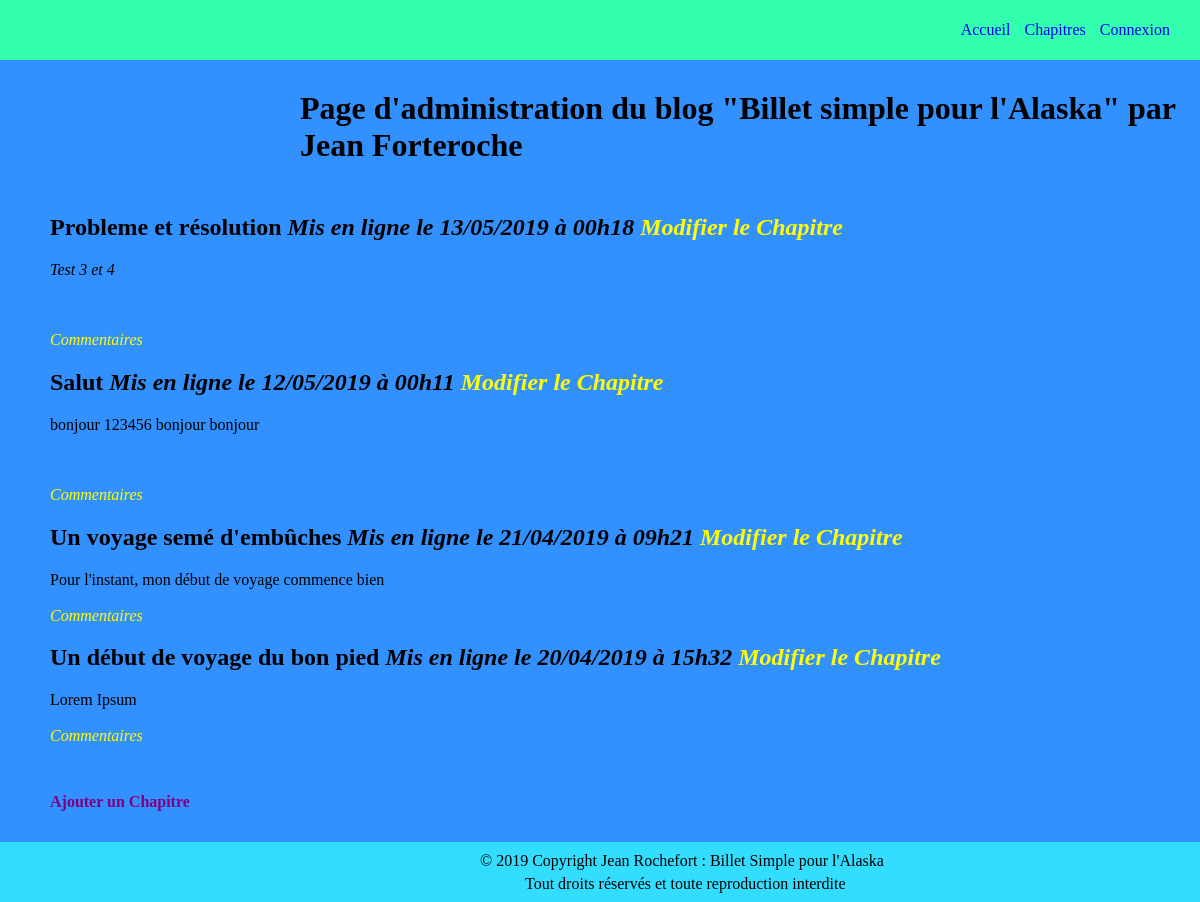
Before: / with the older database file.
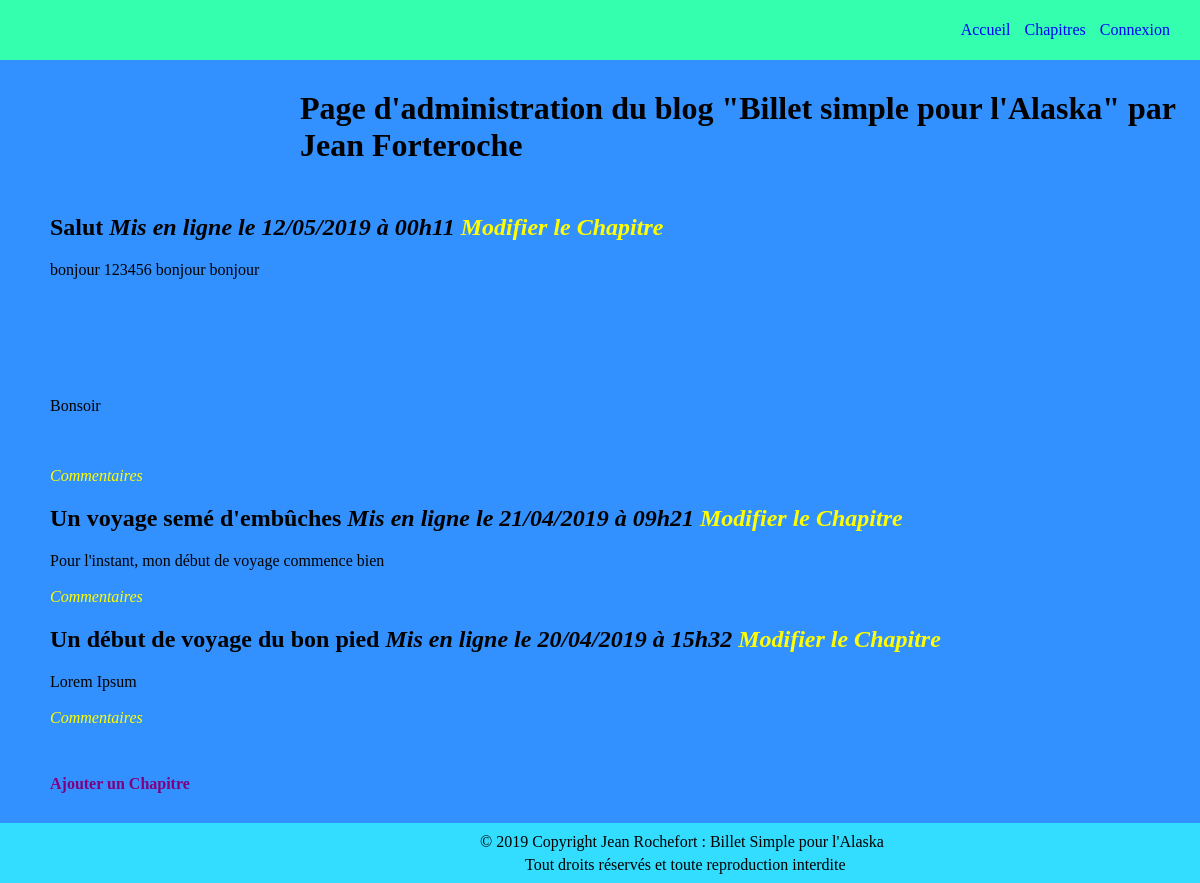
After: the same page with the newer database file.
### tables this page shows
CREATE TABLE IF NOT EXISTS `post` (
  `id` int(11) NOT NULL AUTO_INCREMENT,
  `FK_admin` int(11) NOT NULL,
  `title` varchar(255) NOT NULL,
  `content` text NOT NULL,
  `state` tinyint(1) NOT NULL DEFAULT '1',
  `date_hours` datetime NOT NULL,
  PRIMARY KEY (`id`),
  KEY `FK_admin` (`id`)
);

### controller/Chapter_frontend.php (called while the page is built, shortened)
<?php
require_once('model/ChapterConnexion.php');
class ChapterController
{
	public function listChapter()
	{
		$postManager = new \OpenClassrooms\projetopenclassroom\model\ChapterConnexion();
		$posts = $postManager->getPosts();
		require('view/listChapters.php');
	}
}

### model/ChapterConnexion.php (called while the page is built, shortened)
<?php
class ChapterConnexion extends Connexion
{
	public function getPosts()
	{
		$db = $this->dbConnect();
		$req = $db->query('SELECT id, title, content, DATE_FORMAT(date_hours, \'%d/%m/%Y à %Hh%i\') AS date_fr FROM post WHERE state = TRUE ORDER BY date_hours DESC LIMIT 0, 5 ') ;
		return $req;
	}
}

### view/listChapters.php (the view, shortened to what this page needs)
<?php require('header.php'); ?>
<h1 id="adminTitle">Page d'administration du blog "Billet simple pour l'Alaska" par Jean Forteroche </h1>
<div id="containerChapter">
    <?php
    while ($data = $posts->fetch())
    {
    ?>
        <div class="chapter">
            <h2>
                <?= htmlspecialchars($data['title']) ?>
                <em> Mis en ligne le <?= $data['date_fr'] ?></em> <em><a href="index.php?action=editChapter&amp;id=<?= $data['id'] ?>"> Modifier le Chapitre</a></em>
            </h2>
                <?= nl2br($data['content']) ?>
                <br /><br />
                <em><a href="index.php?action=post&amp;id=<?= $data['id'] ?>">Commentaires</a></em>
        </div>
    <?php
    }
    ?>
</div>
<div id="addChapter">
	<br />
	<a href="index.php?action=addChapter">Ajouter un Chapitre</a>
</div>
<div id="signalsComment">
    <h3> Commentaires signalés</h3>
</div>
<?php require('footer.php'); ?>
<?php require('template.php'); ?>

Changed rows visible on the page:
no longer on this page (row edited): post: title "Probleme et résolution", date_fr "13/05/2019 à 00h18", content "Test 3 et 4"
changed post "Salut": content "bonjour 123456 bonjour bonjour" → "bonjour 123456 bonjour bonjour Bonsoir"
